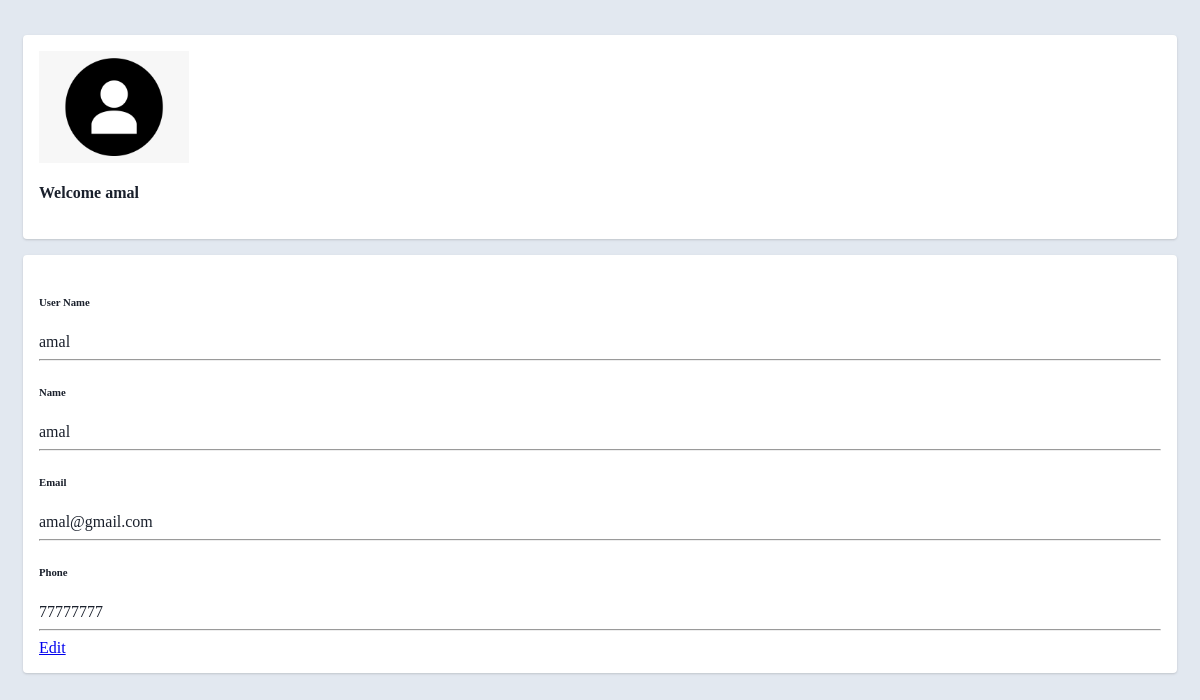
Screenshot of /show_profile/ (signed in) with the database file from the repository.
### sellerapp/models.py (models this page shows)
class User(AbstractUser):
    object = User()
    phone = models.CharField(max_length=100, null=True)
    profile = models.ImageField(upload_to='media', null=True, blank=True)
    USERNAME_FIELD = 'username'
    REQUIRED_FIELDS = []
    objects = UserManager()
    def __str__(self):
        return self.username

### sellerapp/views.py (the view)
# urls.py: path('show_profile/', show_profile, name='show_profile'),
@login_required(login_url='/log/')
def show_profile(request):
    data = User.objects.get(username=request.user)
    return render(request, "show_profile.html", {'obj': data})

### sellerapp/templates/show_profile.html (shortened to what this page needs)
{% load static %}
<html lang="en">
<head>
    <link rel="stylesheet" href="{% static 'show_profile.css' %}" type="text/css"/>
</head>
<body>
<div class="container">
    <div class="main-body">
        <div class="row gutters-sm">
            <div class="col-md-4 mb-3">
                <div class="card">
                    <div class="card-body">
                        <div class="d-flex flex-column align-items-center text-center">
                            <img src="{{ obj.profile.url }}" alt="Admin"
                                 class="rounded-circle" width="150">
                            <div class="mt-3">
                                <h4>Welcome {{ obj.username }}</h4>
                            </div>
                        </div>
                    </div>
                </div>
            </div>
            <div class="col-md-8">
                <div class="card mb-3">
                    <div class="card-body">
                        <div class="row">
                            <div class="col-sm-3">
                                <h6 class="mb-0">User Name</h6>
                            </div>
                            <div class="col-sm-9 text-secondary">
                               {{ obj.username }}
                            </div>
                        </div>
                         <hr>
                        <div class="row">
                            <div class="col-sm-3">
                                <h6 class="mb-0">Name</h6>
                            </div>
                            <div class="col-sm-9 text-secondary">
                                {{ obj.first_name }}
                            </div>
                        </div>
                        <hr>
                        <div class="row">
                            <div class="col-sm-3">
                                <h6 class="mb-0">Email</h6>
                            </div>
                            <div class="col-sm-9 text-secondary">
                                {{ obj.email }}
                            </div>
                        </div>
                        <hr>
                        <div class="row">
                            <div class="col-sm-3">
                                <h6 class="mb-0">Phone</h6>
                            </div>
                            <div class="col-sm-9 text-secondary">
                                {{ obj.phone}}
                            </div>
                        </div>
                        <hr>
                        <div class="row">
                            <div class="col-sm-12">
                                <a class="btn btn-info " target="__blank"
                                   href="{% url 'edit_profile' %}">Edit</a>
                            </div>
                        </div>
                    </div>
                </div>
            </div>
        </div>
    </div>
</div>
</body>
</html>

### sellerapp/static/show_profile.css (style rules this page uses)
body { margin-top:20px; color: #1a202c; text-align: left; background-color: #e2e8f0; }
.main-body { padding: 15px; }
.card { box-shadow: 0 1px 3px 0 rgba(0,0,0,.1), 0 1px 2px 0 rgba(0,0,0,.06); }
.card { position: relative; display: flex; flex-direction: column; min-width: 0; word-wrap: break-word; background-color: #fff; background-clip: border-box; border: 0 solid rgba(0,0,0,.125); border-radius: .25rem; }
.card-body { flex: 1 1 auto; min-height: 1px; padding: 1rem; }
.gutters-sm { margin-right: -8px; margin-left: -8px; }
.gutters-sm>.col, .gutters-sm>[class*=col-] { padding-right: 8px; padding-left: 8px; }
.mb-3, .my-3 { margin-bottom: 1rem!important; }

### rows the page displays
User: profile (picture), username "amal", first_name "amal", email "amal@gmail.com", phone "77777777"
